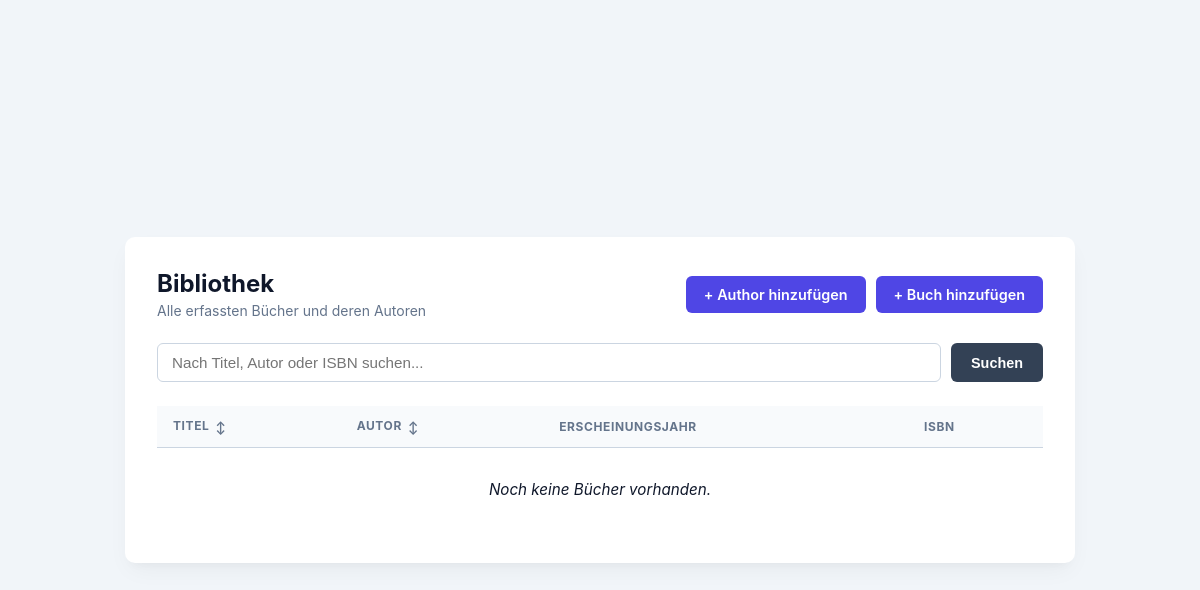
Before: /?sort=title with the older database file.
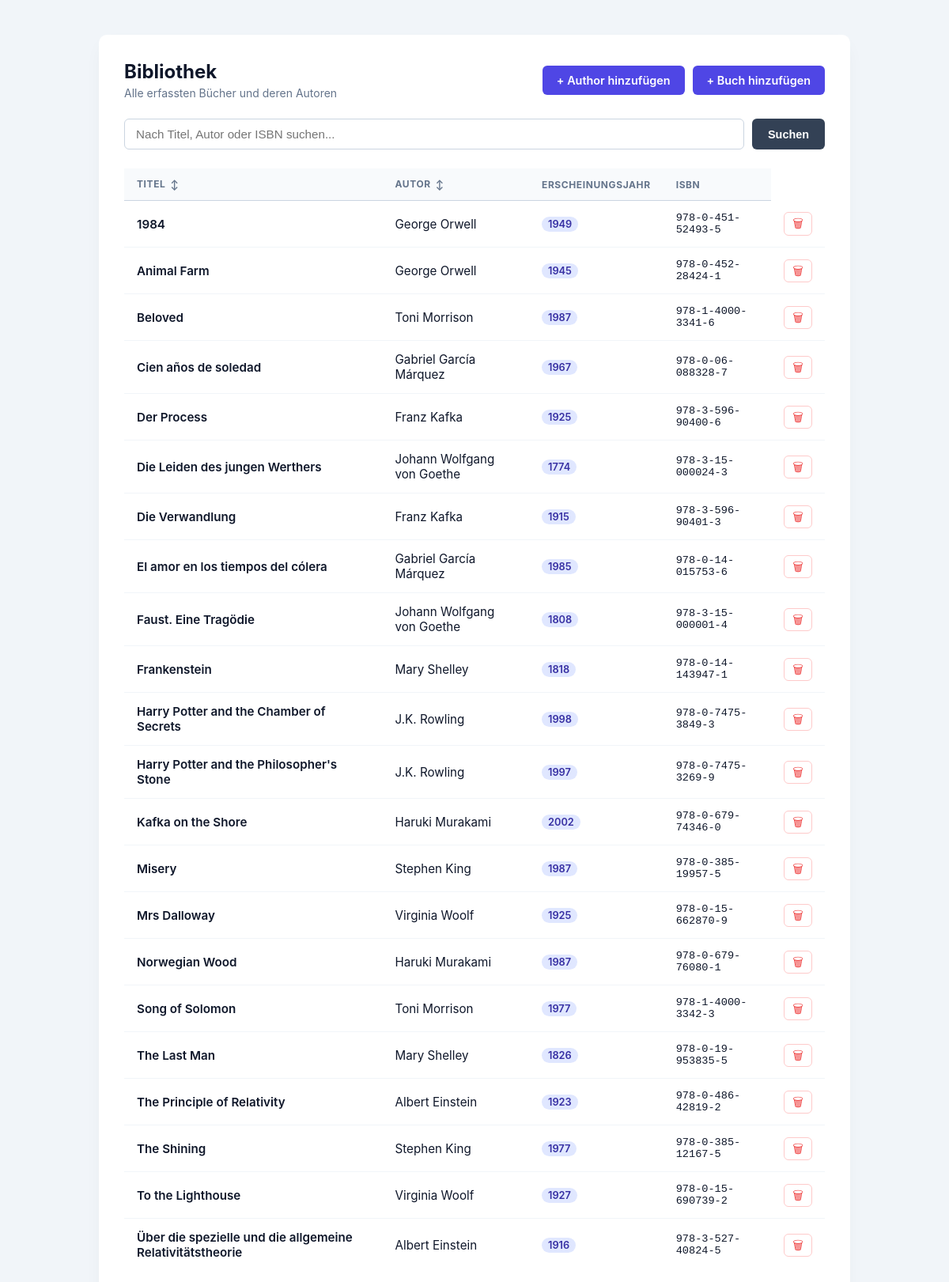
After: the same page with the newer database file.
### data_models.py (models this page shows, shortened)
class Book(db.Model):
    __tablename__ = "book"
    id: Mapped[int] = mapped_column(primary_key=True, autoincrement=True)
    isbn: Mapped[str] = mapped_column(String, nullable=False)
    title: Mapped[str] = mapped_column(String, nullable=False)
    author_id: Mapped[int] = mapped_column(ForeignKey("author.id"), nullable=False)
    publication_year: Mapped[int] = mapped_column(nullable=False)
    author: Mapped["Author"] = relationship(back_populates="books")

class Author(db.Model):
    __tablename__ = "author"
    id: Mapped[int] = mapped_column(primary_key=True, autoincrement=True)
    name: Mapped[str] = mapped_column(String(100), nullable=False)
    birth_date: Mapped[date] = mapped_column(nullable=False)
    date_of_death: Mapped[Optional[date]] = mapped_column(default=None)
    books: Mapped[List["Book"]] = relationship(back_populates="author")

### app.py (the view, shortened to what this page needs)
@app.route('/')
def index():
    sort_by = request.args.get("sort")
    search_term = request.args.get("search")
    query = db.session.query(Book)
    if sort_by == "title":
        query = query.order_by(Book.title)
    elif sort_by == "author":
        query = query.join(Author).order_by(Author.name.asc())
    elif sort_by == "publication_year":
        query = query.order_by(Book.publication_year)
    books = query.all()
    return render_template('home.html', books=books, search_term=search_term)

### templates/home.html (shortened to what this page needs)
<!DOCTYPE html>
<html lang="de">
<head>
    <link rel="stylesheet" href="{{ url_for('static', filename='css/style.css') }}">
</head>
<body>
    <div class="card-container">
        <header class="card-header">
            <div>
                <h1>Bibliothek</h1>
                <p class="subtitle">Alle erfassten Bücher und deren Autoren</p>
            </div>
            <div class="header-actions">
                <a href="{{ url_for('add_author') }}" class="btn-primary">+ Author hinzufügen</a>
                <a href="{{ url_for('add_book') }}" class="btn-primary">+ Buch hinzufügen</a>
            </div>
        </header>
        <form action="{{ url_for('index') }}" method="GET" class="search-bar-container">
            <div class="search-input-wrapper">
                <input
                    type="text"
                    name="search"
                    placeholder="Nach Titel, Autor oder ISBN suchen..."
                    value="{{ search_term or '' }}"
                    class="search-input"
                >
            </div>
            <button type="submit" class="btn-search">Suchen</button>
        </form>
        <div class="table-responsive">
            <table class="data-table">
                <thead>
                    <tr>
                        <th>Titel<a href="{{ url_for('index', sort='title', search=search_term) }}" class="sort-link" title="Nach Titel sortieren">↕</a></th>
                        <th>Autor<a href="{{ url_for('index', sort='author', search=search_term) }}" class="sort-link" title="Nach Autor sortieren">↕</a></th>
                        <th>Erscheinungsjahr</th>
                        <th>ISBN</th>
                    </tr>
                </thead>
                <tbody>
                    {% for book in books %}
                    <tr>
                        <td class="font-medium">
                            {{ book.title }}
                        </td>
                        <td>
                            {{ book.author.name }}
                        </td>
                        <td><span class="badge">{{ book.publication_year }}</span></td>
                        <td class="text-mono">{{ book.isbn }}</td>
                        <td class="text-right">
                            <form action="{{ url_for('delete_book', book_id=book.id) }}" method="POST" class="inline-delete-form" onsubmit="return confirm('Möchtest du „{{ book.title }}“ wirklich löschen?');">
                                <button type="submit" class="btn-delete" title="Buch löschen">
                                    🗑
                                </button>
                            </form>
                        </td>
                    </tr>
                    {% else %}
                    <tr>
                        <td colspan="4" class="empty-state">
                            {% if search_term %}
                                Keine Treffer für „{{ search_term }}“ gefunden.
                            {% else %}
                                Noch keine Bücher vorhanden.
                            {% endif %}
                        </td>
                    </tr>
                    {% endfor %}
                </tbody>
            </table>
        </div>
    </div>
</body>
</html>

Changed rows visible on the page:
added Book: title "1984", author.name "George Orwell", publication_year "1949", isbn "978-0-451-52493-5"
added Book: title "Animal Farm", author.name "George Orwell", publication_year "1945", isbn "978-0-452-28424-1"
added Book: title "Beloved", author.name "Toni Morrison", publication_year "1987", isbn "978-1-4000-3341-6"
added Book: title "Cien años de soledad", author.name "Gabriel García Márquez", publication_year "1967", isbn "978-0-06-088328-7"
added Book: title "Der Process", author.name "Franz Kafka", publication_year "1925", isbn "978-3-596-90400-6"
added Book: title "Die Leiden des jungen Werthers", author.name "Johann Wolfgang von Goethe", publication_year "1774", isbn "978-3-15-000024-3"
added Book: title "Die Verwandlung", author.name "Franz Kafka", publication_year "1915", isbn "978-3-596-90401-3"
added Book: title "El amor en los tiempos del cólera", author.name "Gabriel García Márquez", publication_year "1985", isbn "978-0-14-015753-6"
added Book: title "Faust. Eine Tragödie", author.name "Johann Wolfgang von Goethe", publication_year "1808", isbn "978-3-15-000001-4"
added Book: title "Frankenstein", author.name "Mary Shelley", publication_year "1818", isbn "978-0-14-143947-1"
added Book: title "Harry Potter and the Chamber of Secrets", author.name "J.K. Rowling", publication_year "1998", isbn "978-0-7475-3849-3"
added Book: title "Harry Potter and the Philosopher's Stone", author.name "J.K. Rowling", publication_year "1997", isbn "978-0-7475-3269-9"
added Book: title "Kafka on the Shore", author.name "Haruki Murakami", publication_year "2002", isbn "978-0-679-74346-0"
added Book: title "Misery", author.name "Stephen King", publication_year "1987", isbn "978-0-385-19957-5"
added Book: title "Mrs Dalloway", author.name "Virginia Woolf", publication_year "1925", isbn "978-0-15-662870-9"
added Book: title "Norwegian Wood", author.name "Haruki Murakami", publication_year "1987", isbn "978-0-679-76080-1"
added Book: title "Song of Solomon", author.name "Toni Morrison", publication_year "1977", isbn "978-1-4000-3342-3"
added Book: title "The Last Man", author.name "Mary Shelley", publication_year "1826", isbn "978-0-19-953835-5"
added Book: title "The Principle of Relativity", author.name "Albert Einstein", publication_year "1923", isbn "978-0-486-42819-2"
added Book: title "The Shining", author.name "Stephen King", publication_year "1977", isbn "978-0-385-12167-5"
added Book: title "To the Lighthouse", author.name "Virginia Woolf", publication_year "1927", isbn "978-0-15-690739-2"
added Book: title "Über die spezielle und die allgemeine Relativitätstheorie", author.name "Albert Einstein", publication_year "1916", isbn "978-3-527-40824-5"
Other visible differences:
text no longer shown: "Noch keine Bücher vorhanden."
